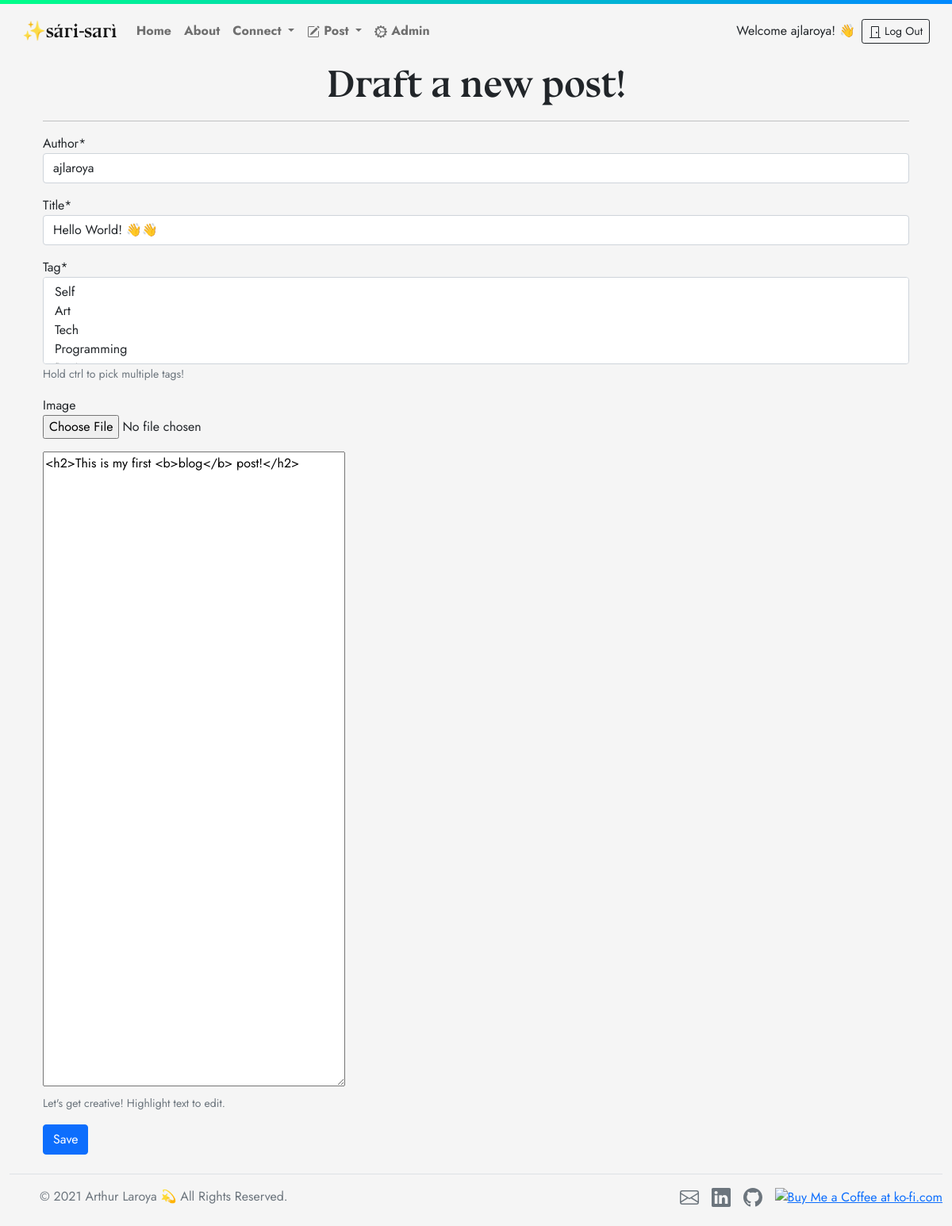
The page /post/7/edit/ (signed in) on the database its author committed.
### blog/models.py (models this page shows, shortened)
class Post(models.Model):
    author = models.ForeignKey('auth.User',on_delete=models.CASCADE) # authorised user
    title = models.CharField(max_length=200)
    text = models.TextField(blank=True)
    created_date = models.DateTimeField(default=timezone.now)
    published_date = models.DateTimeField(blank=True,null=True)
    tag = models.ManyToManyField(Tag, help_text='Hold ctrl to pick multiple tags!')
    image = models.ImageField(upload_to='images',blank=True)
    like = models.IntegerField(blank=True,null=True)

### blog/views.py (the view)
# urls.py: re_path(r'^post/(?P<pk>\d+)/edit/$',views.PostUpdateView.as_view(),name='post_edit'),
class PostUpdateView(LoginRequiredMixin,UpdateView):
    login_url = '/login/'
    redirect_field_name = 'blog/post_detail.html'
    form_class = PostForm
    model = Post

### blog/forms.py
class PostForm(forms.ModelForm):
    class Meta():
        model = Post
        fields = ('author','title','text','tag','image')
        widgets = {
            'title':forms.TextInput(attrs={'class':'textinputclass'}),
            'text':forms.Textarea(attrs={'id':'mytextarea','name':'mytextarea','style':'height: 800px'})
        }

### blog/models.py (called while the page is built)
    def __str__(self):
        return self.name

### blog/templates/blog/post_form.html (shortened to what this page needs)
{% extends 'blog/base.html' %}
{% load crispy_forms_tags %}
{% block content %}
<h1 class="posttitle">Draft a new post!</h1>
<hr>
<form class="mb-3" method="post" enctype="multipart/form-data">
  <div class="mb-3">
    {{ form.author|as_crispy_field }}
  </div>
  <div class="mb-3">
    {{ form.title|as_crispy_field }}
  </div>
  <div class="mb-3">
    {{ form.tag|as_crispy_field }}
  </div>
  <div class="mb-3">
    {{ form.image|as_crispy_field }}
  </div>
  <div class="mb-3">
    {{ form.text }}
    <div class="form-text">Let's get creative! Highlight text to edit.</div>
  </div>
  <button class="save btn btn-primary" type="submit" name="button">Save</button>
</form>
{% endblock %}

### blog/templates/blog/base.html (shortened to what this page needs)
<!DOCTYPE html>
{% load static %}
<html lang="en" dir="ltr" style="height:100%;">
  <head>
    <link href="https://cdn.jsdelivr.net/npm/bootstrap@5.1.1/dist/css/bootstrap.min.css" rel="stylesheet">
    <link rel="stylesheet" href="{% static 'css/blog.css' %}">
  </head>
  <body class="d-flex flex-column h-100">
    <div class="loader"></div>
    <nav class="navbar navbar-expand-md navbar-light p-3">
      <div class="container-fluid">
        <a class="navbar-brand brand fs-4" href="{% url 'post_list' %}">✨sári-sarì</a>
        <div class="collapse navbar-collapse justify-content-md-center" id="navbarSupportedContent">
          <ul class="navbar-nav me-auto mb-2 mb-lg-0 fw-bold">
            <li class="nav-item">
              {% url 'post_list' as url %}
              <a class="nav-link {% if request.path == url %}active{% endif %}" href="{% url 'post_list' %}">
                Home</a>
            </li>
            {% url 'about' as url %}
            <li class="nav-item">
              <a class="nav-link {% if request.path == url %}active{% endif %}" href="{% url 'about' %}">
                 About</a>
            </li>
            <li class="nav-item dropdown">
              <a class="nav-link dropdown-toggle" href="#" role="button" data-bs-toggle="dropdown">
                Connect
              </a>
            </li>
            {% url 'post_new' as posturl %}
            {% url 'post_draft' as drafturl %}
            <li class="nav-item dropdown">
              <a class="nav-link dropdown-toggle {% if request.path == posturl or request.path == drafturl %}active{% endif %}" href="#" id="navbarDropdown" role="button" data-bs-toggle="dropdown">
                 Post
              </a>
            </li>
            <li class="nav-item">
              {% if user.is_authenticated %}
              <a class="nav-link" href="{% url 'admin:index' %}">
                 Admin</a>
              {% endif %}
            </li>
          </ul>
          <div class="d-flex justify-content-end align-items-center">
            {% if user.is_authenticated %}
            <span class="nav-item p-2">Welcome {{user.username}}! 👋</span>
            <a class="nav-item btn btn-outline-dark btn-sm" href="{% url 'logout' %}">
              <svg xmlns="http://www.w3.org/2000/svg" width="16" height="16" fill="currentColor" class="bi bi-door-closed" viewBox="0 0 16 16">
                <path d="M3 2a1 1 0 0 1 1-1h8a1 1 0 0 1 1 1v13h1.5a.5.5 0 0 1 0 1h-13a.5.5 0 0 1 0-1H3V2zm1 13h8V2H4v13z"/>
                <path d="M9 9a1 1 0 1 0 2 0 1 1 0 0 0-2 0z"/>
              </svg> Log Out
            </a>
            {% endif %}
          </div>
        </div>
      </div>
    </nav>
    <main class="flex-grow-1">
      <div class="container px-4">
        {% block content %}
        {% endblock %}
      </div>
    </main>
    <div class="container-fluid">
      <footer class="d-flex flex-wrap justify-content-between align-items-center py-3 my-2 border-top">
        <div class="col-md-4 d-flex align-items-center">
          <a href="/" class="mb-3 me-2 mb-md-0 text-muted text-decoration-none lh-1">
            <svg class="bi" width="30" height="24"><use xlink:href="#bootstrap"/></svg>
          </a>
          <span class="text-muted">&copy; 2021 Arthur Laroya 💫 All Rights Reserved.</span>
        </div>
        <ul class="nav col-md-4 justify-content-end list-unstyled d-flex">
          <li class="ms-3"><a href="mailto:arthur.j.laroya@gmail.com" class="link-secondary">
          </a></li>
          <li class="ms-3"><a href="https://www.linkedin.com/in/arthurlaroya/" class="link-secondary">
          </a></li>
          <li class="ms-3"><a href="https://github.com/ajlaroya" class="link-secondary">
          </a></li>
          <li class="ms-3">
            <a href='https://ko-fi.com/C0C06DLW9' target='_blank' rel="noreferrer"><img height="30" src='https://cdn.ko-fi.com/cdn/kofi3.png?v=3' border='0' alt='Buy Me a Coffee at ko-fi.com' /></a>
          </li>
        </ul>
      </footer>
    </div>
  </body>
</html>

### blog/static/css/blog.css (style rules this page uses)
body { -ms-overflow-style: none; scrollbar-width: none; overflow-y: scroll; font-family: 'Jost', sans-serif; background: #F5F5F5; }
footer { background-color: #F5F5F5; }
.brand { font-family: 'bluu_nextbold', serif; }
.posttitle { font-family: 'bluu_nextbold', serif; font-size: 3em; text-align: center; }
.loader { height:5px; position:absolute; left:0; right:0; top:0; bottom:0; filter:hue-rotate(0deg); background:linear-gradient(45deg,#0f8,#08f); animation:hue 10000ms infinite linear; }

### rows shown on the page
Post: author "ajlaroya", title "Hello World! 👋👋", text "<h2>This is my first <b>blog</b> post!</h2>"

### other values the page prints
{{ user.username }} "ajlaroya"
